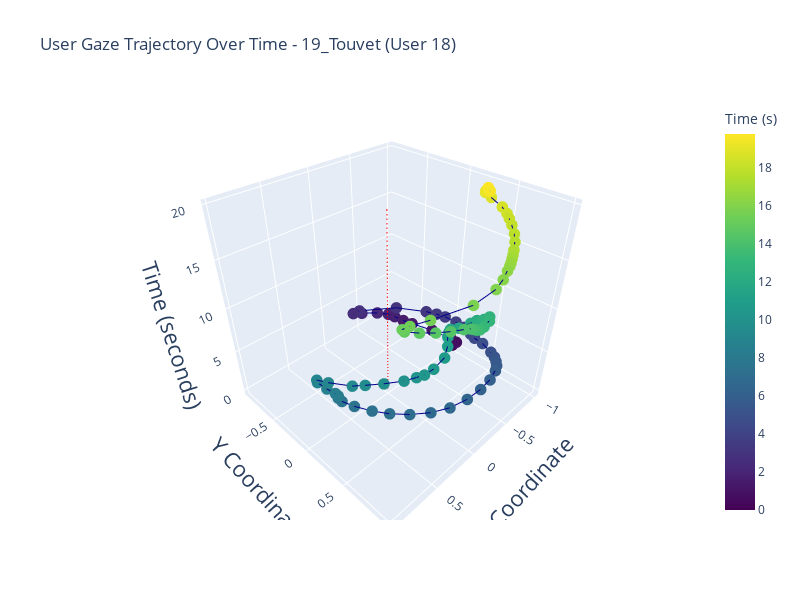
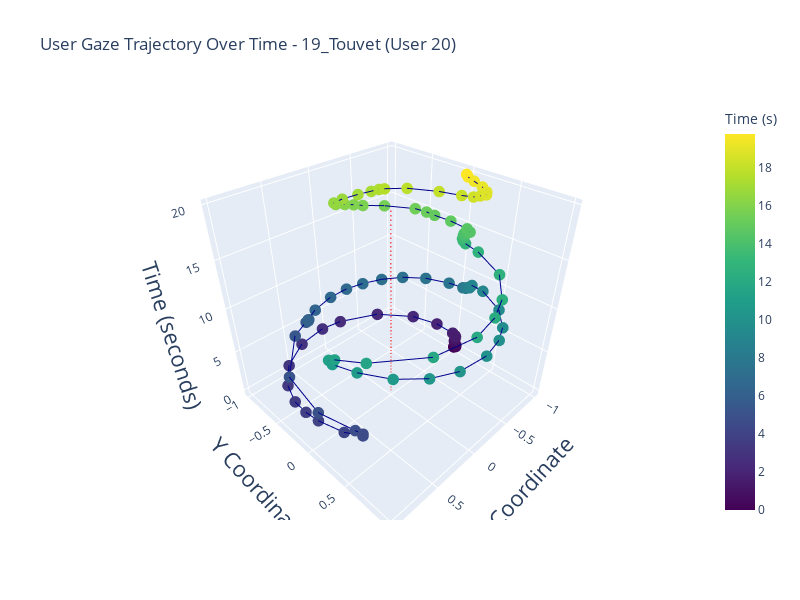
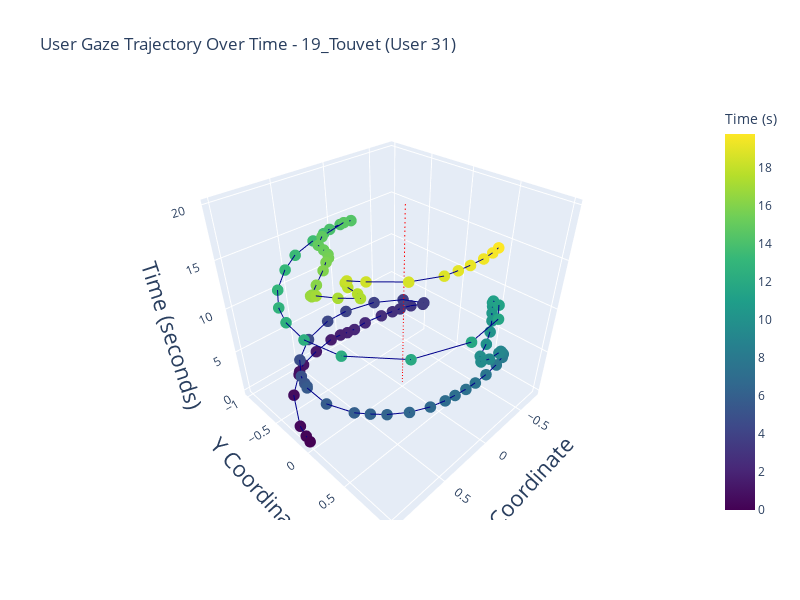
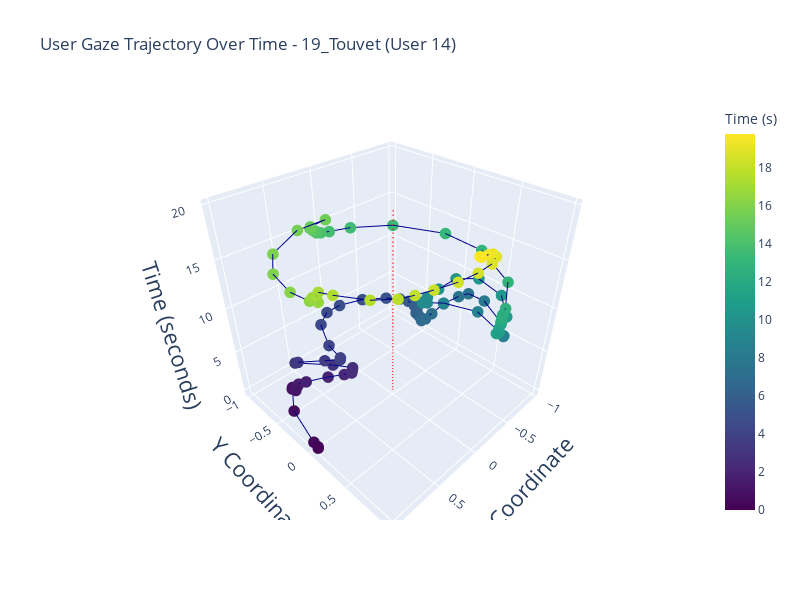

The notebook cell these images were saved under, in order:
### Code cell
plot_3D_2d_trajectory_with_time(datasets_folder,'MMSys18', '19_Touvet',fsize=22)
